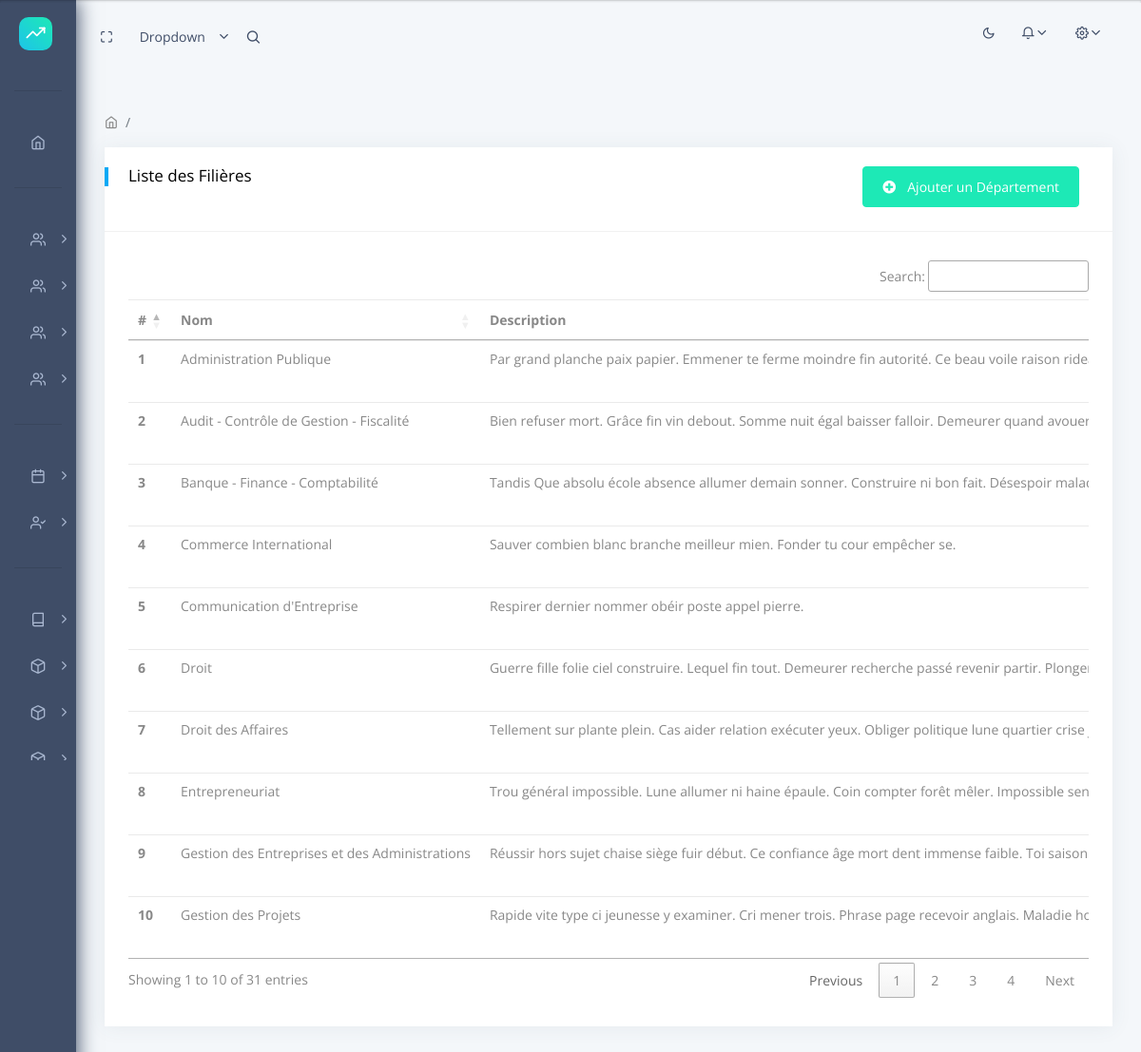
The app's page /courses/ (signed in) with its own data.
### apps/courses/models.py (models this page shows, shortened)
class Department(models.Model):
    name = models.CharField(max_length=100, unique=True, db_index=True, verbose_name=_('Nom'))
    description = models.TextField(blank=True, verbose_name=_('Description'))
    class Meta:
        ordering = ['name']
        verbose_name = _('Département')
        verbose_name_plural = _('Départements')

### apps/courses/views.py (the view)
# urls.py: path('', DepartmentListView.as_view(), name='department_list'),
class DepartmentListView(LoginRequiredMixin,PermissionRequiredMixin,AdminTestMixin,ListView):
    model = Department
    template_name = 'courses/department_list.html'
    permission_required= 'courses.view_department'
    extra_context = {
        'title': 'Liste des Filières',
        'create_url': 'courses:department_add',
        'edit_url': 'courses:department_edit',
        'delete_url': 'courses:department_delete',
    }

### apps/home/mixins.py (called while the page is built)
    def test_func(self):
        return self.request.user.is_admin

### apps/users/models.py (called while the page is built)
    def has_role(self, role):
        if not self.is_authenticated:
            return False
        return self.role == role

    @property
    def is_student(self):
        return self.has_role('student')

    @property
    def is_parent(self):
        return self.has_role('parent')

    @property
    def is_admin(self):
        return self.has_role('admin')

### templates/courses/department_list.html (shortened to what this page needs)
{% extends 'layouts/base.html' %}
{% load static %}
{% block content %}
    <div class="row">
      <div class="col-xl-12">
        <div class="card">
          <div class="card-header">
            <h5>{{title}}</h5>
            {% if perms.courses.view_department %}
                <a href="{% url create_url %}" class="btn btn-success float-right"> <i class="fa fa-plus-circle"></i>Ajouter un Département</a>
            {% endif %}
          </div>
          <div class="card-block table-border-style">
            <div class="table-responsive">
              <table class="table table-hover dataTable">
                <thead>
                  <tr>
                    <th scope="col">#</th>
                    <th scope="col">Nom</th>
                    <th scope="col">Description</th>
                  </tr>
                </thead>
                <tbody>
                  {% for department in object_list %}
                  <tr>
                    <th scope="row">{{ forloop.counter }}</th>
                    <td>{{ department.name }}</td>
                    <td>{{ department.description }}</td>
                  </tr>
                  {% endfor %}
                </tbody>
              </table>
            </div>
          </div>
        </div>
      </div>
    </div>
{% endblock content %}

### records on screen
Department: name "Administration Publique", description "Par grand planche paix papier. Emmener te ferme moindre fin autorité. Ce beau voile raison…"
Department: name "Audit - Contrôle de Gestion - Fiscalité", description "Bien refuser mort. Grâce fin vin debout. Somme nuit égal baisser falloir. Demeurer quand…"
Department: name "Banque - Finance - Comptabilité", description "Tandis Que absolu école absence allumer demain sonner. Construire ni bon fait. Désespoir…"
Department: name "Commerce International", description "Sauver combien blanc branche meilleur mien. Fonder tu cour empêcher se."
Department: name "Communication d'Entreprise", description "Respirer dernier nommer obéir poste appel pierre."
Department: name "Droit", description "Guerre fille folie ciel construire. Lequel fin tout. Demeurer recherche passé revenir partir.…"
Department: name "Droit des Affaires", description "Tellement sur plante plein. Cas aider relation exécuter yeux. Obliger politique lune quartier crise…"
Department: name "Entrepreneuriat", description "Trou général impossible. Lune allumer ni haine épaule. Coin compter forêt mêler. Impossible…"
Department: name "Gestion des Entreprises et des Administrations", description "Réussir hors sujet chaise siège fuir début. Ce confiance âge mort dent immense faible. Toi saison…"
Department: name "Gestion des Projets", description "Rapide vite type ci jeunesse y examiner. Cri mener trois. Phrase page recevoir anglais. Maladie…"

### other values on screen
{{ title }} "Liste des Filières"
